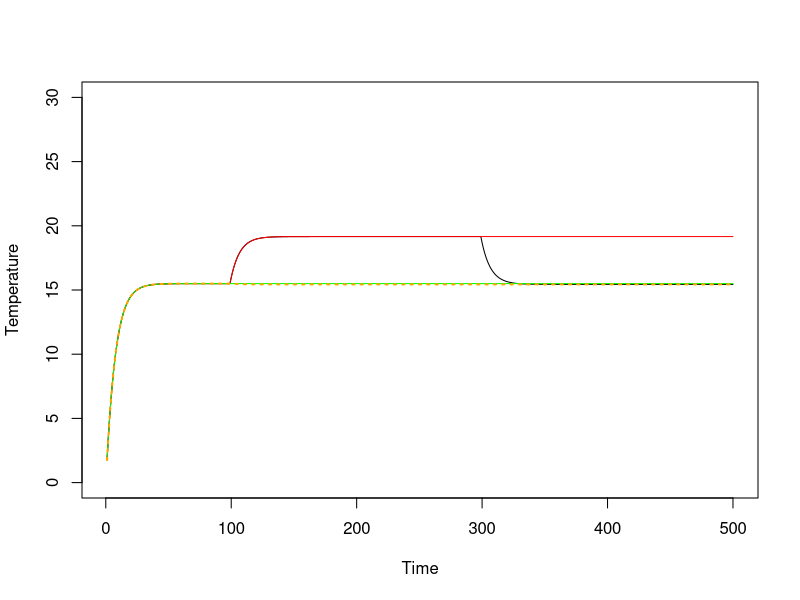
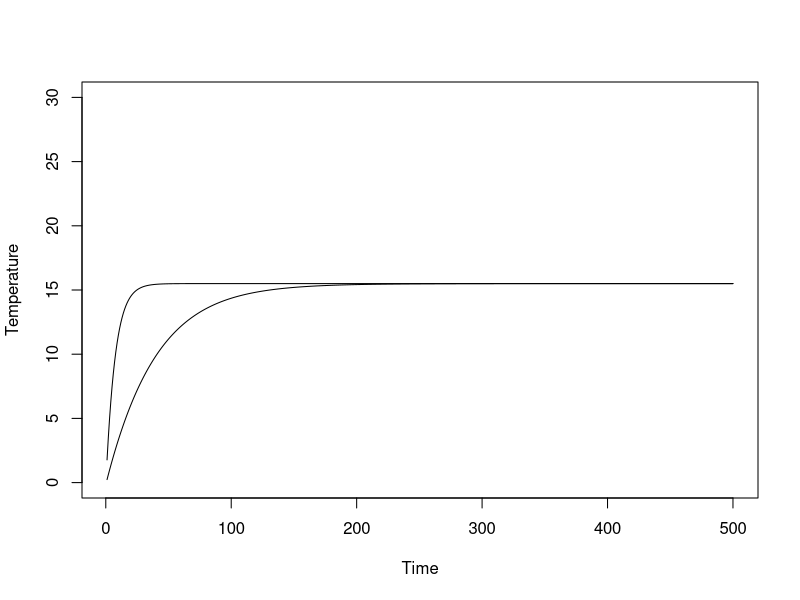

These figures' R source, in order:
# model parameters
dt <-  10**8
cp <- 10**10
S <- 1372
alpha <- 0.3
eps <- 0.61
sigma = 5.67*10**(-8)

## setting vectors
timeVect <- 1:500
TnVector <- vector(length = 500)

# starting condition temperature
Tn = 273  + 0
for (i in 1:500) {
  
  ## change of emssivity at 100
  
  if (i >= 100) eps <- 0.58
  if (i>= 300) alpha <- 0.335
  Ein <- S*(1-alpha)
  Eout <- 4*eps*sigma*(Tn**4)
  
  Tend <- dt/cp * (Ein - Eout)
  Tf <- Tn + Tend
  Tn <- Tf
  
  TnVector[i] <- Tn
}

plot(x = timeVect, TnVector - 273.15, type = "l", ylim = c(0, 30), xlab = "Time", ylab = "Temperature")

# starting condition temperature

# model parameters
dt <-  10**8
cp <- 10**10
S <- 1372
alpha <- 0.3
eps <- 0.61
sigma = 5.67*10**(-8)
Tn = 273  + 0
for (i in 1:500) {
  
  ## change of emssivity at 100
  
  if (i >= 100) eps <- 0.58
  #if (i>= 300) alpha <- 0.335
  Ein <- S*(1-alpha)
  Eout <- 4*eps*sigma*(Tn**4)
  
  Tend <- dt/cp * (Ein - Eout)
  Tf <- Tn + Tend
  Tn <- Tf
  
  TnVector[i] <- Tn
}
lines(x = timeVect, TnVector - 273.15, col = "red")



# starting condition temperature

# model parameters
dt <-  10**8
cp <- 10**10
S <- 1372
alpha <- 0.3
eps <- 0.61
sigma = 5.67*10**(-8)
Tn = 273  + 0
for (i in 1:500) {
  
  ## change of emssivity at 100
  
  #if (i >= 100) eps <- 0.58
  #if (i>= 300) alpha <- 0.335
  Ein <- S*(1-alpha)
  Eout <- 4*eps*sigma*(Tn**4)
  
  Tend <- dt/cp * (Ein - Eout)
  Tf <- Tn + Tend
  Tn <- Tf
  
  TnVector[i] <- Tn
}
lines(x = timeVect, TnVector - 273.15, col = "green")

# starting condition temperature

# model parameters
dt <-  10**8
cp <- 10**10
S <- 1372
alpha <- 0.3
eps <- 0.61
sigma = 5.67*10**(-8)


timeVect <- 1:500
TnVector <- vector(length = 500)
Tn = 273  + 0
for (i in 1:500) {
  
  ## change of emssivity at 100
  
  if (i >= 100) {eps <- 0.58 ; alpha <- 0.335}
  #if (i>= 300) 
  Ein <- S*(1-alpha)
  Eout <- 4*eps*sigma*(Tn**4)
  
  Tend <- dt/cp * (Ein - Eout)
  Tf <- Tn + Tend
  Tn <- Tf
  
  TnVector[i] <- Tn
}
lines(x = timeVect, TnVector - 273.15, col = "orange", lty = "dotted", lwd = 2)


## change in Cp ----------------

# model parameters
dt <-  10**8
cp <- 10**10
S <- 1372
alpha <- 0.3
eps <- 0.61
sigma = 5.67*10**(-8)

## setting vectors
timeVect <- 1:500
TnVector <- vector(length = 500)

# starting condition temperature
Tn = 273  + 0
for (i in 1:500) {
  
  ## change of emssivity at 100
  
  #if (i >= 100) eps <- 0.58
  #if (i>= 300) alpha <- 0.335
  Ein <- S*(1-alpha)
  Eout <- 4*eps*sigma*(Tn**4)
  
  Tend <- dt/cp * (Ein - Eout)
  Tf <- Tn + Tend
  Tn <- Tf
  
  TnVector[i] <- Tn
}

plot(x = timeVect, TnVector - 273.15, type = "l", ylim = c(0, 30), xlab = "Time", ylab = "Temperature")


# model parameters
dt <-  10**8
cp <- (10**10)*5
S <- 1372
alpha <- 0.3
eps <- 0.61
sigma = 5.67*10**(-8)

## setting vectors
timeVect <- 1:500
TnVector <- vector(length = 500)

# starting condition temperature
Tn = 273  + 0
for (i in 1:500) {
  
  ## change of emssivity at 100
  
  #if (i >= 100) eps <- 0.58
  #if (i>= 300) alpha <- 0.335
  Ein <- S*(1-alpha)
  Eout <- 4*eps*sigma*(Tn**4)
  
  Tend <- dt/cp * (Ein - Eout)
  Tf <- Tn + Tend
  Tn <- Tf
  
  TnVector[i] <- Tn
}

lines(x = timeVect, TnVector - 273.15, type = "l", ylim = c(0, 30), xlab = "Time", ylab = "Temperature")

